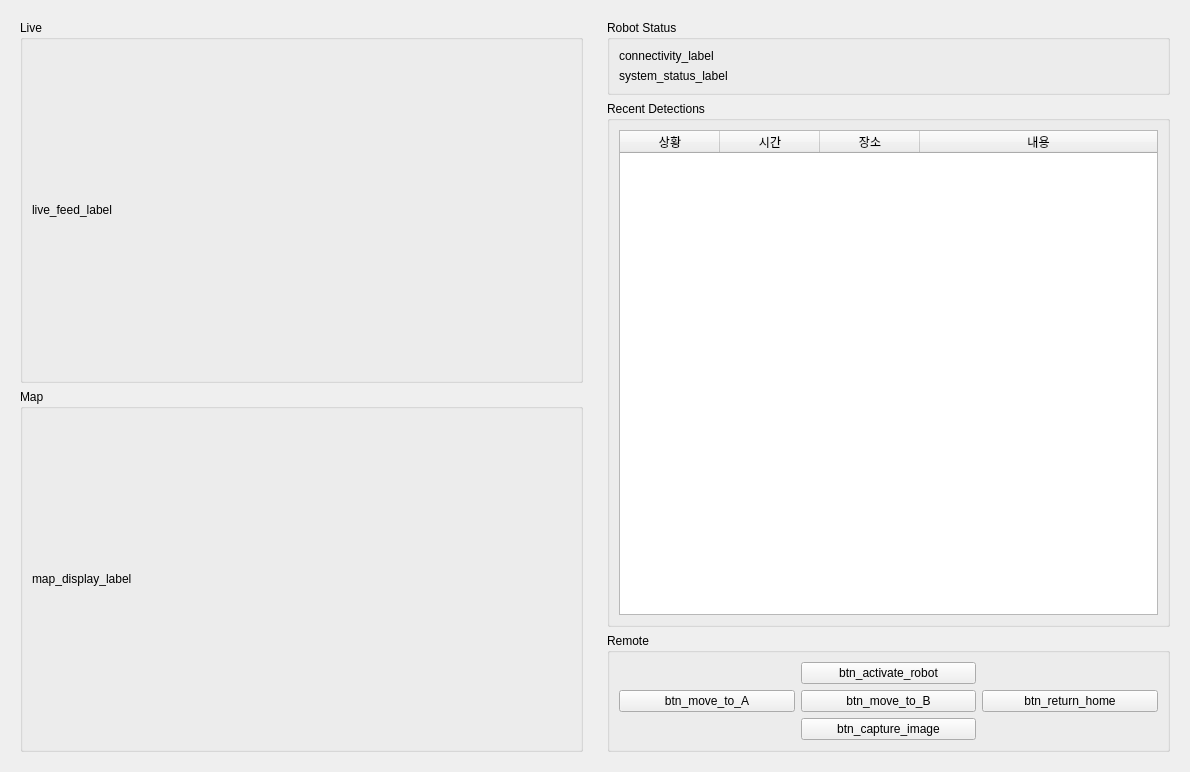
<?xml version="1.0" encoding="UTF-8"?>
<ui version="4.0">
 <class>Form</class>
 <widget class="QWidget" name="Form">
  <property name="windowModality">
   <enum>Qt::NonModal</enum>
  </property>
  <property name="geometry">
   <rect>
    <x>0</x>
    <y>0</y>
    <width>1190</width>
    <height>772</height>
   </rect>
  </property>
  <property name="windowTitle">
   <string>Form</string>
  </property>
  <layout class="QHBoxLayout" name="horizontalLayout_2">
   <item>
    <layout class="QHBoxLayout" name="horizontalLayout" stretch="2,2">
     <item>
      <widget class="QWidget" name="widget" native="true">
       <property name="enabled">
        <bool>true</bool>
       </property>
       <property name="acceptDrops">
        <bool>false</bool>
       </property>
       <property name="autoFillBackground">
        <bool>false</bool>
       </property>
       <layout class="QVBoxLayout" name="verticalLayout_2">
        <item>
         <widget class="QGroupBox" name="live">
          <property name="title">
           <string>Live</string>
          </property>
          <layout class="QGridLayout" name="gridLayout">
           <item row="0" column="0">
            <widget class="QLabel" name="live_feed_label">
             <property name="text">
              <string>live_feed_label</string>
             </property>
            </widget>
           </item>
          </layout>
         </widget>
        </item>
        <item>
         <widget class="QGroupBox" name="map">
          <property name="title">
           <string>Map</string>
          </property>
          <layout class="QGridLayout" name="gridLayout_3">
           <item row="0" column="0">
            <widget class="QLabel" name="map_display_label">
             <property name="text">
              <string>map_display_label</string>
             </property>
            </widget>
           </item>
          </layout>
         </widget>
        </item>
       </layout>
      </widget>
     </item>
     <item>
      <widget class="QWidget" name="widget_2" native="true">
       <layout class="QVBoxLayout" name="verticalLayout_3">
        <item>
         <widget class="QGroupBox" name="robot_status">
          <property name="title">
           <string>Robot Status</string>
          </property>
          <layout class="QGridLayout" name="gridLayout_2">
           <item row="0" column="0">
            <widget class="QLabel" name="connectivity_label">
             <property name="text">
              <string>connectivity_label</string>
             </property>
            </widget>
           </item>
           <item row="1" column="0">
            <widget class="QLabel" name="system_status_label">
             <property name="text">
              <string>system_status_label</string>
             </property>
            </widget>
           </item>
          </layout>
         </widget>
        </item>
        <item>
         <widget class="QGroupBox" name="recent_detections">
          <property name="title">
           <string>Recent Detections</string>
          </property>
          <layout class="QGridLayout" name="gridLayout_4">
           <item row="0" column="0">
            <widget class="QTableWidget" name="detections_table">
             <property name="columnCount">
              <number>4</number>
             </property>
             <attribute name="horizontalHeaderStretchLastSection">
              <bool>true</bool>
             </attribute>
             <column>
              <property name="text">
               <string>상황</string>
              </property>
             </column>
             <column>
              <property name="text">
               <string>시간</string>
              </property>
             </column>
             <column>
              <property name="text">
               <string>장소</string>
              </property>
             </column>
             <column>
              <property name="text">
               <string>내용</string>
              </property>
             </column>
            </widget>
           </item>
          </layout>
         </widget>
        </item>
        <item>
         <widget class="QGroupBox" name="remote">
          <property name="title">
           <string>Remote</string>
          </property>
          <layout class="QGridLayout" name="gridLayout_5">
           <item row="1" column="2">
            <widget class="QPushButton" name="btn_return_home">
             <property name="text">
              <string>btn_return_home</string>
             </property>
            </widget>
           </item>
           <item row="1" column="0">
            <widget class="QPushButton" name="btn_move_to_A">
             <property name="sizePolicy">
              <sizepolicy hsizetype="Minimum" vsizetype="Fixed">
               <horstretch>0</horstretch>
               <verstretch>0</verstretch>
              </sizepolicy>
             </property>
             <property name="text">
              <string>btn_move_to_A</string>
             </property>
            </widget>
           </item>
           <item row="1" column="1">
            <widget class="QPushButton" name="btn_move_to_B">
             <property name="text">
              <string>btn_move_to_B</string>
             </property>
            </widget>
           </item>
           <item row="0" column="1">
            <widget class="QPushButton" name="btn_activate_robot">
             <property name="text">
              <string>btn_activate_robot</string>
             </property>
            </widget>
           </item>
           <item row="2" column="1">
            <widget class="QPushButton" name="btn_capture_image">
             <property name="text">
              <string>btn_capture_image</string>
             </property>
            </widget>
           </item>
          </layout>
         </widget>
        </item>
       </layout>
      </widget>
     </item>
    </layout>
   </item>
  </layout>
 </widget>
 <resources/>
 <connections/>
</ui>
